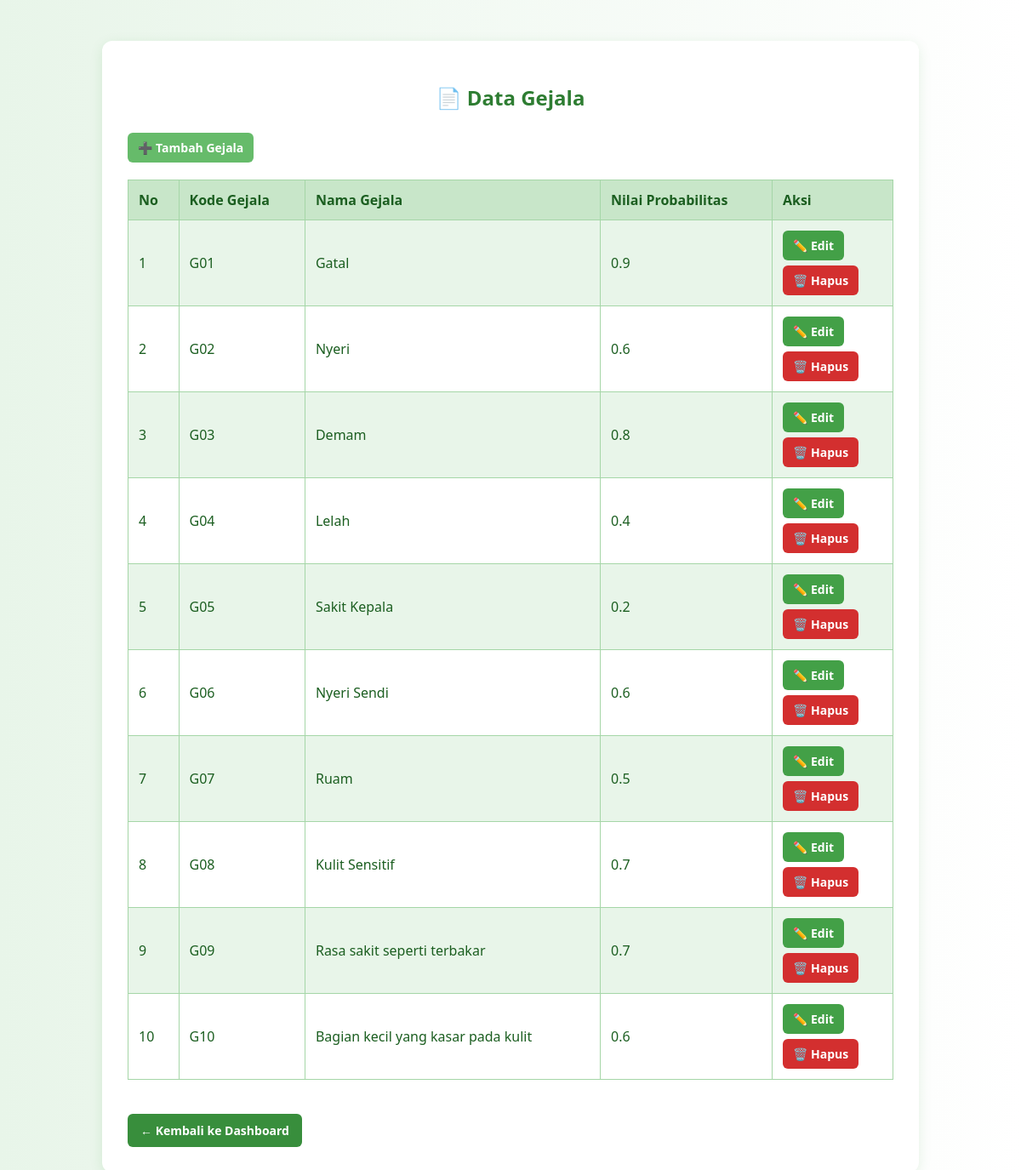
The app's page /gejala.php (signed in) with its own data.
### tables this page shows
CREATE TABLE `gejala` (
  `id` int(11) NOT NULL,
  `kode_gejala` varchar(10) DEFAULT NULL,
  `nama_gejala` varchar(100) DEFAULT NULL,
  `nilai_probabilitas` varchar(100) NOT NULL
);

### gejala.php (the view, shortened to what this page needs)
<?php
include '../db_connect.php';
$gejala = $conn->query("SELECT * FROM gejala");
?>
<!DOCTYPE html>
<html>
<head>
</head>
<body>
<div class="container">
    <h2>📄 Data Gejala</h2>
    <a href="tambah_gejala.php" class="btn btn-tambah">➕ Tambah Gejala</a>
    <table>
        <tr>
            <th>No</th>
            <th>Kode Gejala</th>
            <th>Nama Gejala</th>
            <th>Nilai Probabilitas</th>
            <th>Aksi</th>
        </tr>
        <?php $no = 1; while ($g = $gejala->fetch_assoc()): ?>
        <tr>
            <td><?= $no++ ?></td>
            <td><?= htmlspecialchars($g['kode_gejala']) ?></td>
            <td><?= htmlspecialchars($g['nama_gejala']) ?></td>
            <td><?= htmlspecialchars($g['nilai_probabilitas']) ?></td>
            <td>
                <a href="edit_gejala.php?id=<?= $g['id'] ?>" class="btn btn-edit">✏️ Edit</a><br>
                <a href="hapus_gejala.php?id=<?= $g['id'] ?>" class="btn btn-hapus" onclick="return confirm('Yakin ingin menghapus data ini?')">🗑️ Hapus</a>
            </td>
        </tr>
        <?php endwhile; ?>
    </table>
    <a href="dashboard.php" class="btn btn-dashboard">← Kembali ke Dashboard</a>
</div>
</body>
</html>

### gejala.php (style rules this page uses)
body { font-family: 'Segoe UI', sans-serif; background: linear-gradient(to right, #e8f5e9, #ffffff); color: #1b5e20; padding: 40px; }
.container { background: #ffffff; max-width: 900px; margin: auto; padding: 30px; border-radius: 12px; box-shadow: 0 4px 16px rgba(0, 128, 0, 0.1); }
h2 { text-align: center; color: #2e7d32; margin-bottom: 25px; }
table { width: 100%; border-collapse: collapse; margin-bottom: 20px; }
th, td { border: 1px solid #a5d6a7; padding: 12px; text-align: left; }
th { background-color: #c8e6c9; color: #1b5e20; }
tr:nth-child(even) { background-color: #e8f5e9; }
.btn { padding: 8px 12px; border-radius: 6px; font-size: 14px; text-decoration: none; font-weight: bold; display: inline-block; }
.btn-edit { background-color: #43a047; color: white; margin-bottom: 6px; }
.btn-hapus { background-color: #d32f2f; color: white; }
.btn-tambah { background: #66bb6a; color: white; margin-bottom: 20px; }
.btn-dashboard { background-color: #388e3c; color: white; margin-top: 20px; padding: 10px 15px; border-radius: 6px; text-decoration: none; font-weight: bold; }

### records on screen
gejala: kode_gejala "G01", nama_gejala "Gatal", nilai_probabilitas "0.9"
gejala: kode_gejala "G02", nama_gejala "Nyeri", nilai_probabilitas "0.6"
gejala: kode_gejala "G03", nama_gejala "Demam", nilai_probabilitas "0.8"
gejala: kode_gejala "G04", nama_gejala "Lelah", nilai_probabilitas "0.4"
gejala: kode_gejala "G05", nama_gejala "Sakit Kepala", nilai_probabilitas "0.2"
gejala: kode_gejala "G06", nama_gejala "Nyeri Sendi", nilai_probabilitas "0.6"
gejala: kode_gejala "G07", nama_gejala "Ruam", nilai_probabilitas "0.5"
gejala: kode_gejala "G08", nama_gejala "Kulit Sensitif", nilai_probabilitas "0.7"
gejala: kode_gejala "G09", nama_gejala "Rasa sakit seperti terbakar", nilai_probabilitas "0.7"
gejala: kode_gejala "G10", nama_gejala "Bagian kecil yang kasar pada kulit", nilai_probabilitas "0.6"
